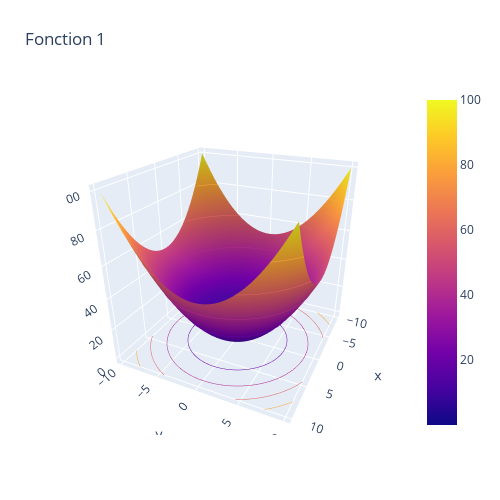

Here is the notebook cell this chart was saved with:
### Code cell
import plotly.graph_objects as go

import pandas as pd

inf = -10
sup = 10
N = 50

A = np.zeros((N,N))
Intervalle = np.linspace(inf,sup,N)

for i,x in enumerate(Intervalle):
    for j, y in enumerate(Intervalle):
        x1=np.array([x,y])
        A[i,j] = oracle3(x1,1)
# Read data from a csv

fig = go.Figure(data=[go.Surface(x=Intervalle, y=Intervalle, z=A)])
fig.update_traces(contours_z=dict(show=True, usecolormap=True,
                                  highlightcolor="limegreen", project_z=True))
fig.update_layout(title='Fonction 1', autosize=False,
                  scene_camera_eye=dict(x=1.87, y=0.88, z=1),
                  width=500, height=500,
                  margin=dict(l=65, r=50, b=65, t=90)
)

fig.show()

### Figure 1 — Plotly figure (JSON) as saved in the notebook; plotly's stock layout.template omitted (floating-point values rounded to 4 significant figures; data arrays with more than 128 entries replaced by an {"elided": "..."} marker saying what was removed)
{"data": [{"contours": {"z": {"highlightcolor": "limegreen", "project": {"z": true}, "show": true, "usecolormap": true}}, "type": "surface", "x": [-10, -9.592, -9.184, -8.776, -8.367, -7.959, -7.551, -7.143, -6.735, -6.327, -5.918, -5.51, -5.102, -4.694, -4.286, -3.878, -3.469, -3.061, -2.653, -2.245, -1.837, -1.429, -1.02, -0.6122, -0.2041, 0.2041, 0.6122, 1.02, 1.429, 1.837, 2.245, 2.653, 3.061, 3.469, 3.878, 4.286, 4.694, 5.102, 5.51, 5.918, 6.327, 6.735, 7.143, 7.551, 7.959, 8.367, 8.776, 9.184, 9.592, 10], "y": [-10, -9.592, -9.184, -8.776, -8.367, -7.959, -7.551, -7.143, -6.735, -6.327, -5.918, -5.51, -5.102, -4.694, -4.286, -3.878, -3.469, -3.061, -2.653, -2.245, -1.837, -1.429, -1.02, -0.6122, -0.2041, 0.2041, 0.6122, 1.02, 1.429, 1.837, 2.245, 2.653, 3.061, 3.469, 3.878, 4.286, 4.694, 5.102, 5.51, 5.918, 6.327, 6.735, 7.143, 7.551, 7.959, 8.367, 8.776, 9.184, 9.592, 10], "z": {"elided": "50x50 float values"}}], "layout": {"autosize": false, "height": 500, "margin": {"b": 65, "l": 65, "r": 50, "t": 90}, "scene": {"camera": {"eye": {"x": 1.87, "y": 0.88, "z": 1}}}, "title": {"text": "Fonction 1"}, "width": 500}}
